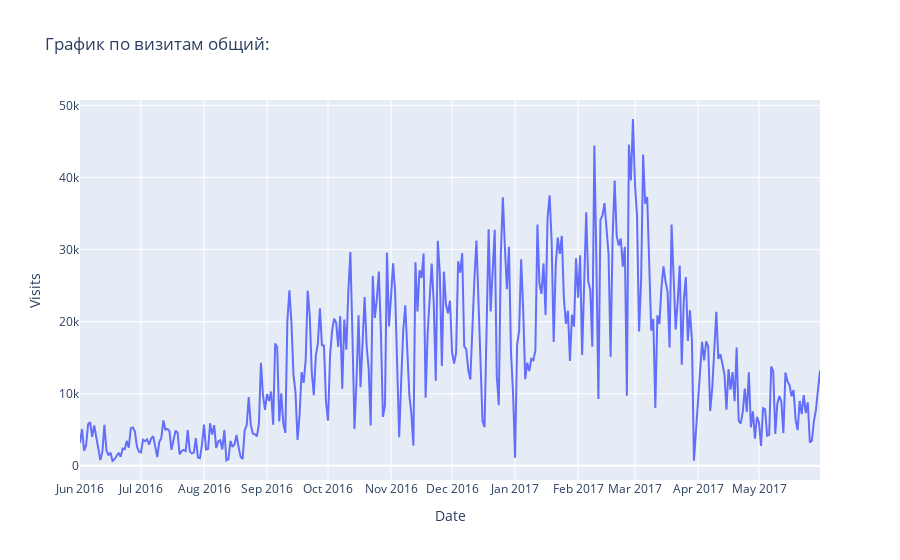

Notebook code for this chart:
### Code cell
#Выведем сначала график для наглядности:

visits = table1_cohort.groupby('start_dt').size().reset_index()
visits.columns = ['Date', 'Visits']
fig = px.line(visits, x='Date', y='Visits', title='График по визитам общий:')
fig.update_xaxes(dtick="M1")
fig.show()
fig.write_image("plot1.png")

### Figure 1 — Plotly figure (JSON) as saved in the notebook; plotly's stock layout.template omitted (floating-point values rounded to 4 significant figures; data arrays with more than 128 entries replaced by an {"elided": "..."} marker saying what was removed)
{"data": [{"hovertemplate": "Date=%{x}<br>Visits=%{y}<extra></extra>", "legendgroup": "", "line": {"color": "#636efa", "dash": "solid"}, "marker": {"symbol": "circle"}, "mode": "lines", "name": "", "orientation": "v", "showlegend": false, "type": "scatter", "x": {"elided": "363 str values"}, "xaxis": "x", "y": {"elided": "363 int values"}, "yaxis": "y"}], "layout": {"legend": {"tracegroupgap": 0}, "title": {"text": "График по визитам общий:"}, "xaxis": {"anchor": "y", "domain": [0, 1], "dtick": "M1", "title": {"text": "Date"}}, "yaxis": {"anchor": "x", "domain": [0, 1], "title": {"text": "Visits"}}}}
